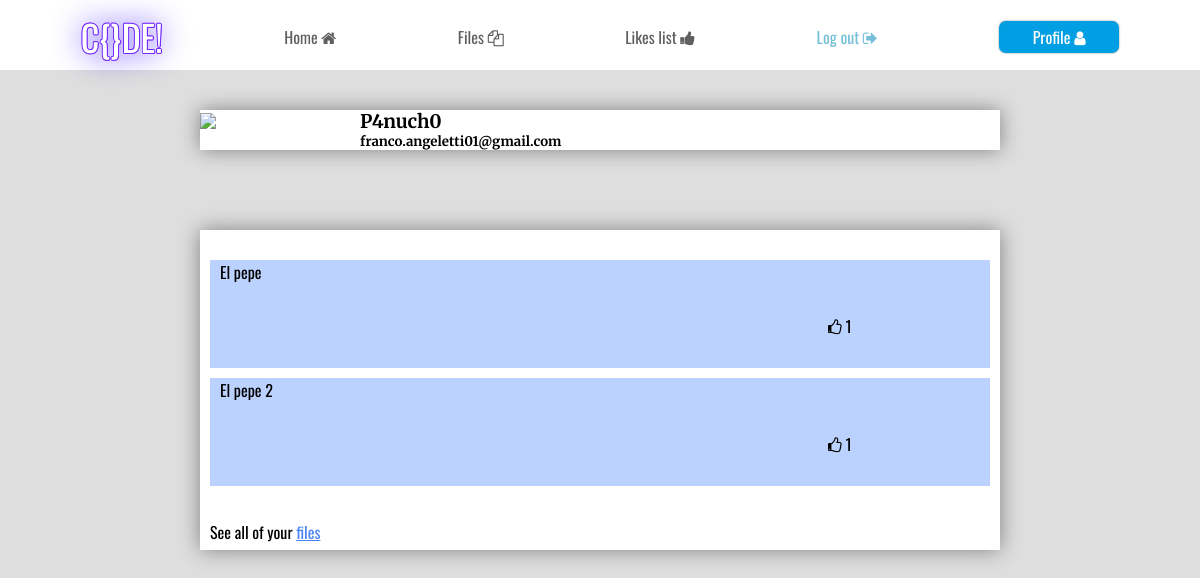
The page /profile (signed in) on the database its author committed.
### pen/models.py (models this page shows)
class User(AbstractUser):
    def userValidations(self):
        if len(self.username) < 5 or len(self.username) > 36:
            return f"Username length incorrect! {self.username}"
        if len(self.password) < 6 or len(self.password) > 100:
            return f"Password length incorrect! {self.password}"
        if len(self.email) < 8 or len(self.email) > 320:
            return f"Email length incorrect! {self.email}"
        return True

class Code(models.Model):
    userFK = models.ForeignKey("User", on_delete=models.CASCADE, related_name="coder_FK")
    projectName = models.CharField(max_length=36, editable=True, blank=False)
    likesCount = models.IntegerField(default=0, editable=True, blank=False)
    code_HTML = models.TextField(editable=True, blank=True, default="")
    code_CSS = models.TextField(editable=True, blank=True, default="")
    code_JS = models.TextField(editable=True, blank=True, default="")
    isPublic = models.BooleanField(editable=True, default=True)

### pen/views.py (the view)
# urls.py: path("profile", views.profile, name="profile"),
@login_required(login_url="/login")
def profile(request):
    files = Code.objects.all().filter(userFK=request.user).order_by("id")
    likes = len(Likes.objects.all().filter(likerFK=request.user).filter(eliminated=False))
    return render(request, "pen/profile.html", {
        "filesArr":files,
        "userLikes":likes,
    })

### pen/templates/pen/profile.html (shortened to what this page needs)
{% extends "pen/layout.html" %}
{% load static %}
{% block body %}
<link rel="stylesheet" href="{% static  'pen/profile.css' %}">
<div id="mainHolder">
    <div>
        <div id="firstBlock">
            <div> <img src="https://icons.veryicon.com/png/o/miscellaneous/two-color-icon-library/user-286.png" /> </div>
            <div>
                <h3>{{ user.username }}</h3>
                <h5>{{ user.email }}</h5>
            </div>
        </div>
        <div id="secondBlock">
            <div>
                {% if filesArr %}
                    {% for i in filesArr %}
                    <div class="projectHold">
                        <span>{{ i.projectName }}</span>
                        <div></div><div></div>
                        <span><i class="fa fa-thumbs-o-up" aria-hidden="true"></i> {{ i.likesCount }}</span>
                    </div>
                    {% endfor %}
                    <br><span>See all of your <a href="{% url 'files' %}">files</a></span>
                {% else %}
                    <span>You don't have any file, <a href="{% url 'files' %}">make one</a></span>
                {% endif %}
            </div>
            <br><hr><br>
        </div>
    </div>
</div>
{% endblock %}

### pen/static/pen/layout.css (style rules this page uses)
* { padding: 0; margin: 0; font-family: 'Oswald', sans-serif; }
h1, h2, h3, h4, h5, h6 { font-family: 'Merriweather', serif; }

### pen/static/pen/profile.css (style rules this page uses)
#mainHolder { background: #dedede; height: calc(91vh + 8px); }
#mainHolder > div { display: flex; align-items: center; flex-direction: column; }
#firstBlock, #secondBlock { width: 800px; background: #fff; margin: 40px 0; box-shadow: 0 0 20px gray; }
#firstBlock { display: grid; grid-template-columns: 20% 80%; grid-template-rows: auto; }
#firstBlock img { width: 100%; }
#firstBlock div:nth-child(2) { display: flex; justify-content: space-evenly; flex-direction: column; }
#secondBlock { box-sizing: border-box; height: 40vh; padding: 20px 10px; overflow-y: scroll; overflow-x: hidden; text-overflow: clip; }
.projectHold { display: grid; grid-template-columns: 80% 20%; grid-template-rows: 54px 54px; padding: 0 10px; margin: 10px 0; background: #bbd2fe; }
#secondBlock span a { color: #4882f6; }

### rows shown on the page
User: username "P4nuch0", email "franco.angeletti01@gmail.com"
Code: projectName "El pepe", likesCount "1"
Code: projectName "El pepe 2", likesCount "1"
